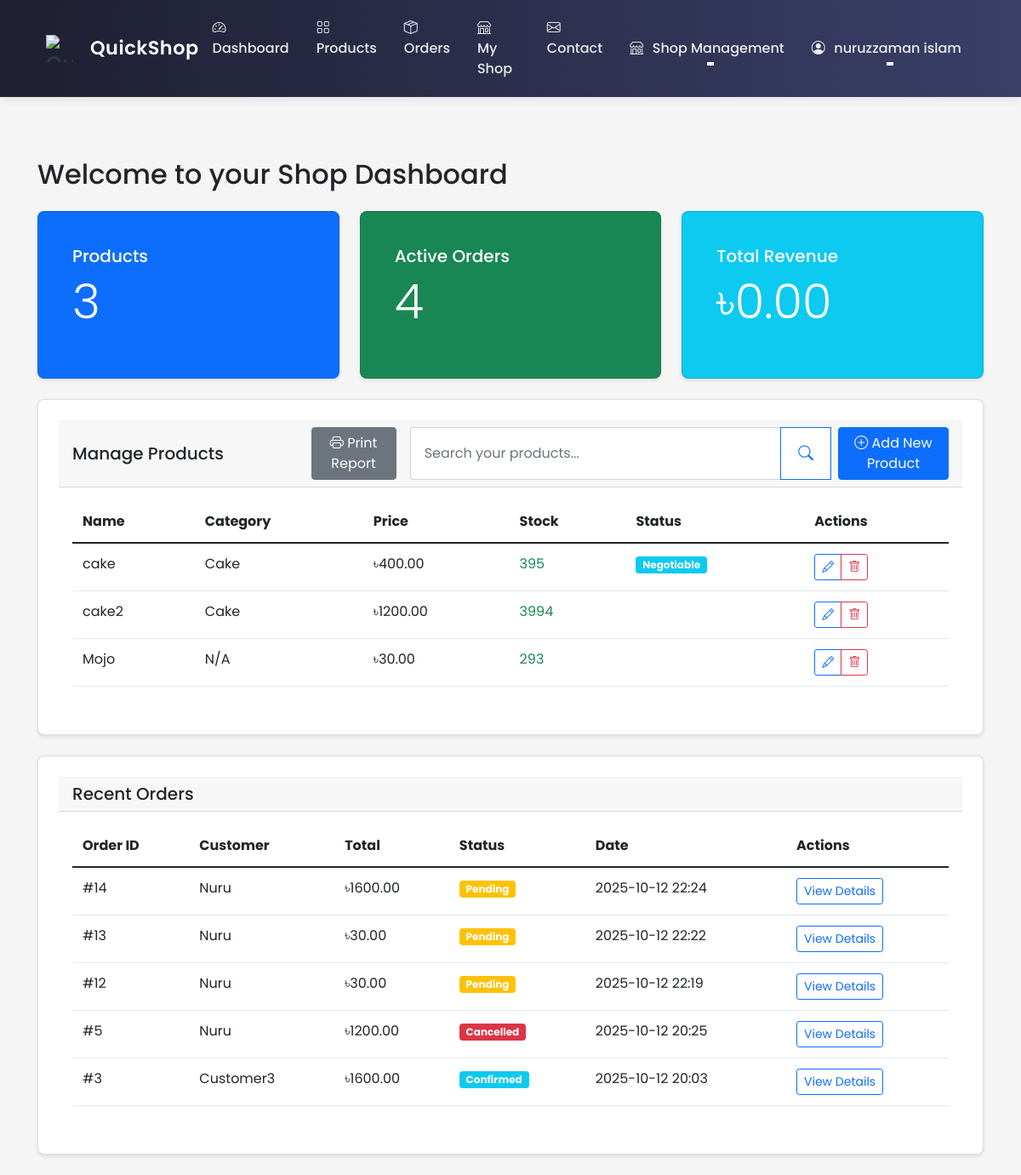
Before: /shop/dashboard (signed in) with the older database file.
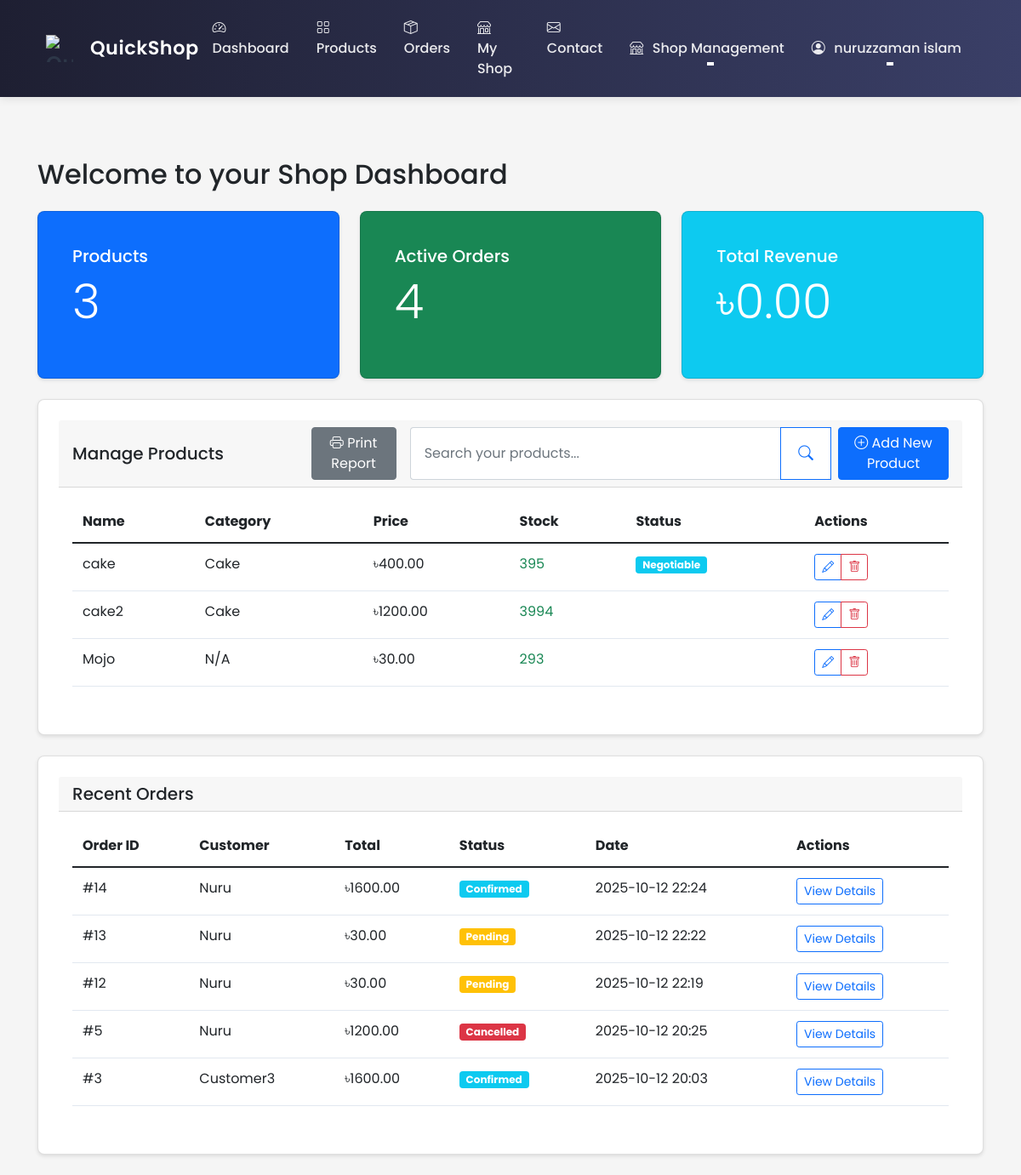
After: the same page with the newer database file.
### ecommerce/models/order.py (models this page shows, shortened)
class Order(db.Model):
    id = db.Column(db.Integer, primary_key=True)
    customer_id = db.Column(db.Integer, db.ForeignKey('user.id'), nullable=False)
    shop_id = db.Column(db.Integer, db.ForeignKey('shop.id'), nullable=False)
    delivery_person_id = db.Column(db.Integer, db.ForeignKey('user.id'))
    status = db.Column(db.String(20), nullable=False, default='pending')
    confirmed = db.Column(db.Boolean, default=False)  # New column to track confirmation
    total_amount = db.Column(db.Float, nullable=False, default=0.0)
    delivery_fee = db.Column(db.Float, nullable=False, default=5.0)  # Default delivery fee
    delivery_address = db.Column(db.String(200), nullable=True)  # Made nullable
    delivery_lat = db.Column(db.Float, nullable=True)  # Made nullable for consistency
    delivery_lng = db.Column(db.Float, nullable=True)  # Made nullable for consistency
    created_at = db.Column(db.DateTime, default=datetime.utcnow)
    updated_at = db.Column(db.DateTime, default=datetime.utcnow, onupdate=datetime.utcnow)
    estimated_delivery_time = db.Column(db.DateTime)
    special_instructions = db.Column(db.Text)
    payment_method = db.Column(db.String(20), nullable=False, default='cod')  # cod, bkash, nagad, card
    payment_status = db.Column(db.String(20), nullable=False, default='pending')  # pending, paid, failed
    payment_details = db.Column(db.JSON)  # Store payment method specific details
    payment_transaction_id = db.Column(db.String(100))  # For online payments
    items = db.relationship('OrderItem', backref='order', lazy=True, cascade='all, delete-orphan')
    customer = db.relationship('User', foreign_keys=[customer_id])
    delivery_person = db.relationship('User', foreign_keys=[delivery_person_id], backref='delivery_orders')
    shop = db.relationship('Shop', foreign_keys=[shop_id], backref='orders')

### ecommerce/models/user.py (models this page shows, shortened)
class User(UserMixin, db.Model):
    id = db.Column(db.Integer, primary_key=True)
    username = db.Column(db.String(80), unique=True, nullable=False)
    email = db.Column(db.String(120), unique=True, nullable=False)
    password_hash = db.Column(db.String(128))
    role = db.Column(db.String(20), nullable=False, default='user')  # user, shop_owner, delivery, admin
    phone = db.Column(db.String(20))  # Added phone number field
    location_lat = db.Column(db.Float)
    location_lng = db.Column(db.Float)
    address = db.Column(db.String(200))
    created_at = db.Column(db.DateTime, default=datetime.utcnow)
    updated_at = db.Column(db.DateTime, default=datetime.utcnow, onupdate=datetime.utcnow)
    is_active = db.Column(db.Boolean, default=True)
    email_notifications = db.Column(db.Boolean, default=True)
    orders = db.relationship('Order', lazy=True, foreign_keys='Order.customer_id')
    shop = db.relationship('Shop', backref='owner', lazy=True, uselist=False)
    deliveries = db.relationship('Order', backref='assigned_delivery_person', lazy=True,
                               foreign_keys='Order.delivery_person_id')
    @property
    def is_shop_owner(self):
        return self.role == 'shop_owner'

### ecommerce/routes/shop.py (the view)
@shop_bp.route('/dashboard')
@login_required
@shop_owner_required
def dashboard():
    shop = current_user.shop
    if not shop:
        return redirect(url_for('shop.create'))
    if shop.approval_status == 'pending':
        flash('Your shop is pending approval from admin. You cannot add products until approved.', 'warning')
    elif shop.approval_status == 'rejected':
        flash('Your shop application was rejected. Please contact admin for more information.', 'danger')
    products_count = len(shop.products)
    active_orders = Order.query.filter(
        Order.shop_id == shop.id,
        Order.status.in_(['pending', 'confirmed', 'delivering'])
    ).all()
    active_orders_count = len(active_orders)
    total_revenue = db.session.query(func.sum(Order.total_amount))\
        .filter(Order.shop_id == shop.id,
                Order.status == 'completed')\
        .scalar() or 0.0
    recent_orders = Order.query.filter_by(shop_id=shop.id)\
        .order_by(Order.created_at.desc())\
        .limit(5).all()
    low_stock_products = [p for p in shop.products if p.stock < 10]
    return render_template('shop/dashboard.html',
                         shop=shop,
                         products_count=products_count,
                         active_orders_count=active_orders_count,
                         total_revenue=total_revenue,
                         recent_orders=recent_orders,
                         low_stock_products=low_stock_products,
                         now=datetime.now())

### ecommerce/models/shop.py (called while the page is built)
    def is_negotiable(self):
        return self.min_price is not None and self.min_price < self.price

### ecommerce/routes/shop.py (called while the page is built)
def shop_owner_required(f):
    @wraps(f)
    def decorated_function(*args, **kwargs):
        if not current_user.is_authenticated or not current_user.is_shop_owner:
            flash('Access denied. Shop owner privileges required.', 'error')
            return redirect(url_for('main.index'))
        return f(*args, **kwargs)
    return decorated_function

### ecommerce/templates/shop/dashboard.html (shortened to what the changed rows need)
{% extends "base.html" %}
{% block content %}
<div class="container mt-4">
    <h2>Welcome to your Shop Dashboard</h2>
    <div class="card mb-4">
        <div class="card-body">
            <div class="table-responsive">
                <table class="table">
                    <thead>
                        <tr>
                            <th>Name</th>
                            <th>Category</th>
                            <th>Price</th>
                            <th>Stock</th>
                            <th>Status</th>
                            <th>Actions</th>
                        </tr>
                    </thead>
                </table>
            </div>
        </div>
    </div>
    <div class="card mb-4">
        <div class="card-body">
            {% if recent_orders %}
                <div class="table-responsive">
                    <table class="table">
                        <thead>
                            <tr>
                                <th>Order ID</th>
                                <th>Customer</th>
                                <th>Total</th>
                                <th>Status</th>
                                <th>Date</th>
                                <th>Actions</th>
                            </tr>
                        </thead>
                        <tbody>
                            {% for order in recent_orders %}
                                <tr>
                                    <td>#{{ order.id }}</td>
                                    <td>{{ order.customer.username }}</td>
                                    <td>৳{{ "%.2f"|format(order.total_amount) }}</td>
                                    <td>
                                        <span class="badge bg-{{ {
                                            'pending': 'warning',
                                            'confirmed': 'info',
                                            'delivering': 'primary',
                                            'completed': 'success',
                                            'cancelled': 'danger'
                                        }[order.status] }}">
                                            {{ order.status|title }}
                                        </span>
                                    </td>
                                    <td>{{ order.created_at.strftime('%Y-%m-%d %H:%M') }}</td>
                                    <td>
                                        <a href="{{ url_for('shop.order_details', order_id=order.id) }}"
                                           class="btn btn-sm btn-outline-primary">
                                            View Details
                                        </a>
                                    </td>
                                </tr>
                            {% endfor %}
                        </tbody>
                    </table>
                </div>
            {% else %}
                <p class="text-muted mb-0">No recent orders.</p>
            {% endif %}
        </div>
    </div>
</div>
{% endblock %}

Changed rows visible on the page:
changed Order id 14: status "Pending" → "Confirmed"
